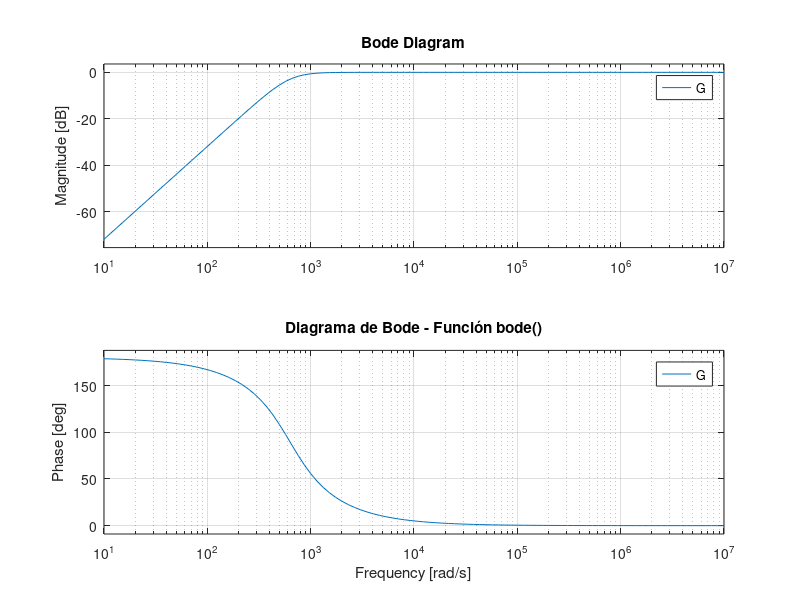
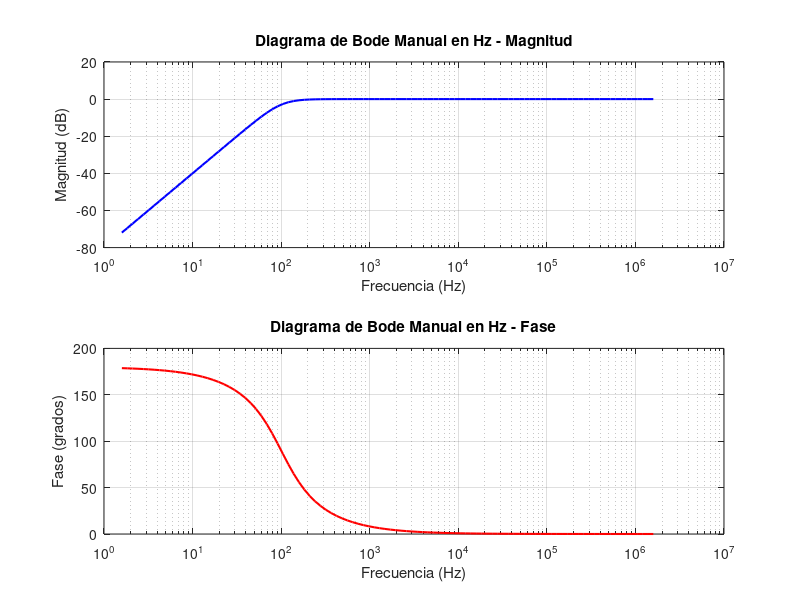

MATLAB code for these plots, in order:
clc, clear all, close all;

% Parametros Actividad Reto (Pasa altas)
R = 100;          
L = 112.54e-3;    
C = 22.5e-6;    

% Funcion de transferencia RLC (inductor)
num = [1 0 0]; 
den = [1 R/L 1/(L*C)];
G = tf(num, den)
%% Graficamos el D. Bode comandos Matlab
N = 100;
w = logspace(1,7,N);
bode(G,w);
grid on;
title('Diagrama de Bode - Función bode()');

% Función de transferencia: Salida en Inductor (Pasa Altas)
s = 1j * w;  % s = jω
G_jw = (s.^2) ./ (s.^2 + (R/L)*s + 1/(L*C));

% Calcular magnitud en decibeles
magnitud_lineal = abs(G_jw);             % Magnitud en valor absoluto
magnitud_dB = 20*log10(magnitud_lineal); % Magnitud en decibeles [dB]

% Calcular fase en grados
fase_rad = angle(G_jw);                 % Fase en radianes
fase_grados = fase_rad * (180/pi);      % Fase en grados [°]

% Convertir frecuencia a Hertz
f_Hz = w / (2*pi);               % Frecuencia en Hertz [Hz]

% Gráfica de Magnitud en Hz
figure(); subplot(2,1,1);
semilogx(f_Hz, magnitud_dB, 'b', 'LineWidth', 1.5);
grid on;
xlabel('Frecuencia (Hz)');
ylabel('Magnitud (dB)');
title('Diagrama de Bode Manual en Hz - Magnitud');

% Gráfica de Fase en Hz
subplot(2,1,2)
semilogx(f_Hz, fase_grados, 'r', 'LineWidth', 1.5);
grid on;
xlabel('Frecuencia (Hz)');
ylabel('Fase (grados)');
title('Diagrama de Bode Manual en Hz - Fase');

